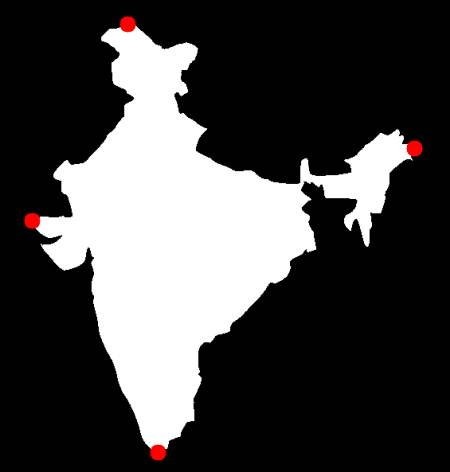
#> input picture img/extremepoints.jpg, 450 x 472 px
$ python extremepoints.py
#> lines starting #> are read from the running program, lines starting #| are printed output that depends on the picture; after the words box and inside, x2 and y2 are one past the last pixel; in counts of white or black regions, pixels touching at a corner belong together; long printed decimals are rounded
import cv2
import numpy as np
import matplotlib.pyplot as plt


img = cv2.imread('img/extremepoints.jpg')
#> img is the input picture: shape (472, 450, 3); mean B, G, R 70.5, 70.5, 71.4
imggray = cv2.imread('img/extremepoints.jpg' , cv2.IMREAD_GRAYSCALE)
#> imggray: shape (472, 450); min 0, max 255, mean 70.8

canny = cv2.Canny(imggray,170,220)
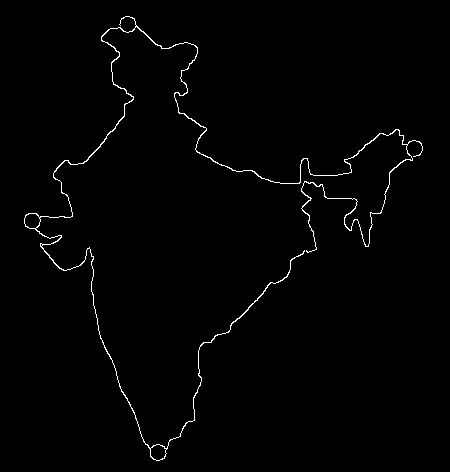
#> canny: shape (472, 450); 1.1% white in thin lines or dots, all inside (x1, y1, x2, y2) = (24, 16, 423, 461)
coutours, heirarchy = cv2.findContours(canny,cv2.RETR_TREE,cv2.CHAIN_APPROX_SIMPLE) #image, retrerival mode, approximation
#> coutours = 4 contours, 1 with area under 20; largest, box (x1, y1, x2, y2) and area: (24, 16, 423, 461) 897, (150, 444, 167, 461) 193, (24, 213, 41, 229) 191


cv2.drawContours(img,coutours ,-1,(0,255,0),3)  #source , sequence(-1 means all counter else n means n-1 countours ), color ,thickness
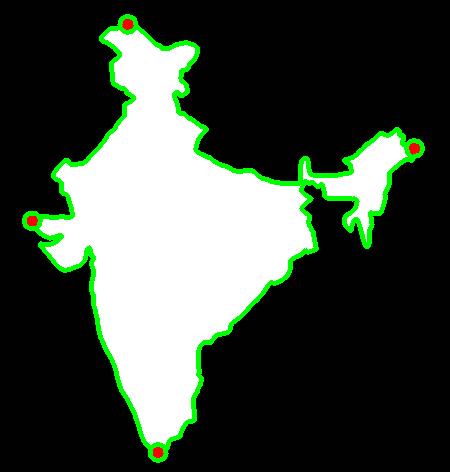
#> img: shape (472, 450, 3); 4.47% of pixels changed, all inside (x1, y1, x2, y2) = (22, 14, 425, 463)


cnt = coutours[0]
#> cnt = contour of 1715 points, box (x1, y1, x2, y2) (24, 16, 423, 461), area 897
x,y,w,h = cv2.boundingRect(cnt)
#> x = 24; y = 16; w = 399; h = 445
aspect_ratio = float (w)/h
#> aspect_ratio = 0.897
print(aspect_ratio)
#| 0.8966

area = cv2.contourArea(cnt)
#> area = 897
x,y,w,h = cv2.boundingRect(cnt)
extent = float (area)/(w*h)
#> extent = 0.00505
print(extent)
#| 0.005052

hull = cv2.convexHull(cnt)
#> hull = contour of 23 points, box (x1, y1, x2, y2) (24, 16, 423, 461), area 98638
hull_area = cv2.contourArea(hull)
#> hull_area = 98637.5
solidity = float(area)/hull_area
#> solidity = 0.00909
print(solidity)
#| 0.009094


leftmost = tuple(cnt[cnt[:,:,0].argmin()][0])
#> leftmost = (24, 218)
rightmost = tuple(cnt[cnt[:,:,0].argmax()][0])
#> rightmost = (422, 146)
topmost = tuple(cnt[cnt[:,:,1].argmin()][0])
#> topmost = (125, 16)
bottommost = tuple(cnt[cnt[:,:,1].argmax()][0])
#> bottommost = (156, 460)

titles = ['img']
images =[img]
num_rows = 2
num_cols = (len(images) + 1) // num_rows
#> num_cols = 1

for i in range(len(titles)):
    plt.subplot(num_rows, num_cols,i+1), plt.imshow(images[i], 'gray')
    plt.title(titles[i])
    plt.xticks([]), plt.yticks([])

plt.show()
